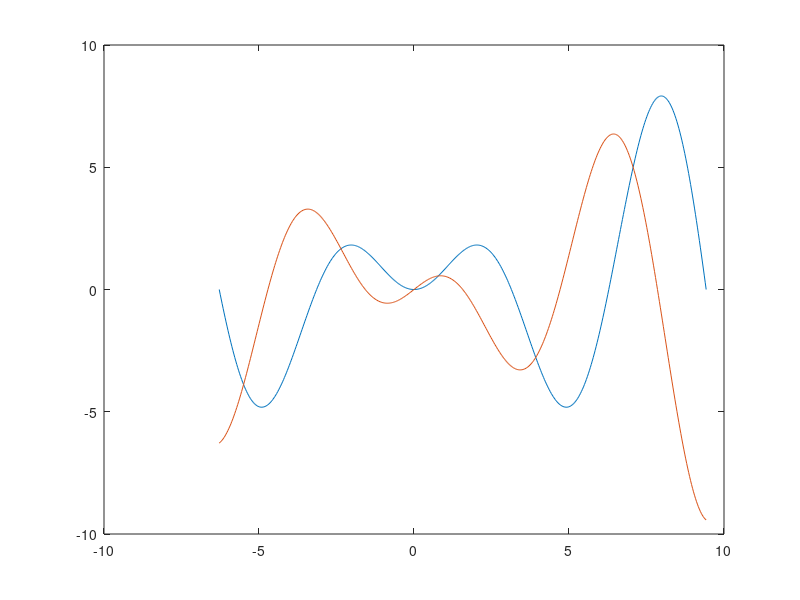

MATLAB code to generate this figure: (Note: this script raises an error after producing the figure.)
clc
clear all
close all
x=-2*pi:pi/100:3*pi;
f=x.*sin(x);
g=x.*cos(x);
plot(x,f,x,g)
syms x1 k
F=x1.*sin(x1);
F1=x1.*cos(x1);
ele=solve(F-F1);
ele(2)=ele(2)+pi*k;
j=0;
l=0;
hold on
while 1
    right=subs(ele(2),j);
    left=subs(ele(2),l);
    if and(right > 2*pi,left<-2*pi)
        break;
    end
    plot(left,subs(F,left),'o','MarkerFaceColor','b','MarkerEdgeColor','k')
    hold on
    plot(ele(1),subs(F,ele(1)),'o','MarkerFaceColor','b','MarkerEdgeColor','k')
    plot(right,subs(F,right),'o','MarkerFaceColor','b','MarkerEdgeColor','k')
    j=j+1;
    l=l-1;
end
legend('f=x*sin(x)','g=x*cos(x)','Giao diem')